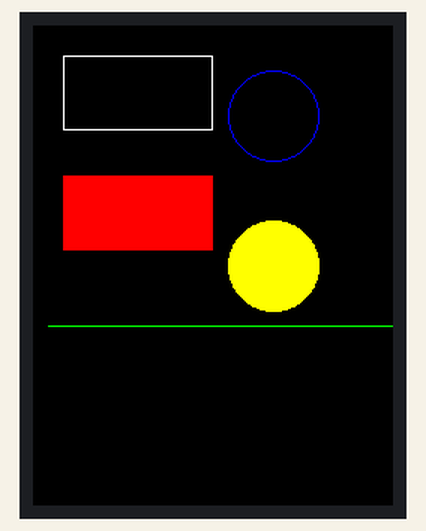
A sketch run on a simulated Arduino Uno, built with avr-gcc and run on an emulated ATmega328P. On the bench: 240×320 colour display.

Above: at 0.3 s.

The sketch:

test2.ino
```cpp
#include <Wire.h>
#include <SPI.h>
#include <Adafruit_GFX.h>
#include <Adafruit_ILI9341.h>

// Definicje pinów
#define TFT_CS     5
#define TFT_RST    4
#define TFT_DC     3

// Inicjalizacja ekranu ILI9341
Adafruit_ILI9341 tft = Adafruit_ILI9341(TFT_CS, TFT_DC, TFT_RST);

void setup() {
  // Inicjalizacja komunikacji z wyświetlaczem
  Serial.begin(115200);
  tft.begin();

  // Wyczyść ekran i ustaw tło
  tft.fillScreen(ILI9341_BLACK);

  // Rysowanie prostokąta
  tft.drawRect(20, 20, 100, 50, ILI9341_WHITE);  // (x, y, szerokość, wysokość, kolor)

  // Rysowanie wypełnionego prostokąta
  tft.fillRect(20, 100, 100, 50, ILI9341_RED);  // (x, y, szerokość, wysokość, kolor)

  // Rysowanie okręgu
  tft.drawCircle(160, 60, 30, ILI9341_BLUE);  // (x, y, promień, kolor)

  // Rysowanie wypełnionego okręgu
  tft.fillCircle(160, 160, 30, ILI9341_YELLOW);  // (x, y, promień, kolor)

  // Rysowanie linii
  tft.drawLine(10, 200, 300, 200, ILI9341_GREEN);  // (x1, y1, x2, y2, kolor)
}

void loop() {
  // Program nie robi nic w pętli
}
```
